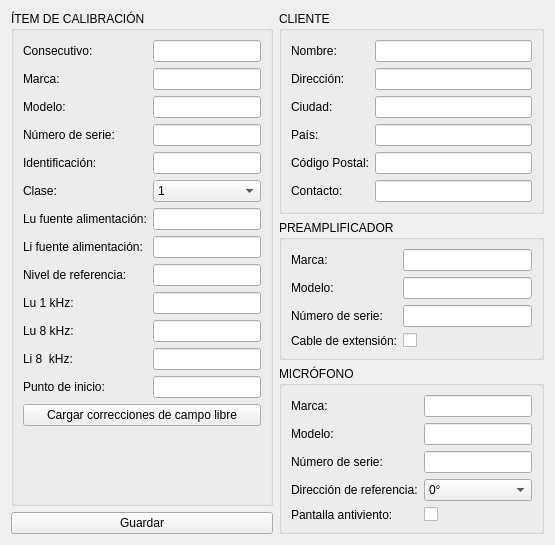
      <widget class="QWidget" name="infoTab">
       <attribute name="title">
        <string>Información IBC</string>
       </attribute>
       <layout class="QGridLayout" name="infoGridLayout">
        <item row="1" column="1">
         <widget class="QGroupBox" name="preampGroupBox">
          <property name="title">
           <string>PREAMPLIFICADOR</string>
          </property>
          <layout class="QFormLayout" name="preampFormLayout">
           <item row="0" column="0">
            <widget class="QLabel" name="preampBrandLabel">
             <property name="text">
              <string>Marca:</string>
             </property>
            </widget>
           </item>
           <item row="0" column="1">
            <widget class="QLineEdit" name="preampBrandLineEdit"/>
           </item>
           <item row="1" column="0">
            <widget class="QLabel" name="preampModelLabel">
             <property name="text">
              <string>Modelo:</string>
             </property>
            </widget>
           </item>
           <item row="1" column="1">
            <widget class="QLineEdit" name="preampModelLineEdit"/>
           </item>
           <item row="2" column="0">
            <widget class="QLabel" name="preampSerialLabel">
             <property name="text">
              <string>Número de serie:</string>
             </property>
            </widget>
           </item>
           <item row="2" column="1">
            <widget class="QLineEdit" name="preampSerialLineEdit"/>
           </item>
           <item row="3" column="0">
            <widget class="QLabel" name="extCableLabel">
             <property name="text">
              <string>Cable de extensión:</string>
             </property>
            </widget>
           </item>
           <item row="3" column="1">
            <widget class="QCheckBox" name="extCableCheckBox"/>
           </item>
          </layout>
         </widget>
        </item>
        <item row="0" column="1">
         <widget class="QGroupBox" name="customerGroupBox">
          <property name="title">
           <string>CLIENTE</string>
          </property>
          <layout class="QFormLayout" name="customerFormLayout">
           <item row="0" column="0">
            <widget class="QLabel" name="customerNameLabel">
             <property name="text">
              <string>Nombre:</string>
             </property>
            </widget>
           </item>
           <item row="0" column="1">
            <widget class="QLineEdit" name="customerNameLineEdit">
             <property name="alignment">
              <set>Qt::AlignCenter</set>
             </property>
            </widget>
           </item>
           <item row="1" column="0">
            <widget class="QLabel" name="addressLabel">
             <property name="text">
              <string>Dirección:</string>
             </property>
            </widget>
           </item>
           <item row="1" column="1">
            <widget class="QLineEdit" name="addressLineEdit">
             <property name="alignment">
              <set>Qt::AlignCenter</set>
             </property>
            </widget>
           </item>
           <item row="2" column="0">
            <widget class="QLabel" name="cityLabel">
             <property name="text">
              <string>Ciudad:</string>
             </property>
            </widget>
           </item>
           <item row="2" column="1">
            <widget class="QLineEdit" name="cityLineEdit">
             <property name="alignment">
              <set>Qt::AlignCenter</set>
             </property>
            </widget>
           </item>
           <item row="3" column="0">
            <widget class="QLabel" name="countryLabel">
             <property name="text">
              <string>País:</string>
             </property>
            </widget>
           </item>
           <item row="3" column="1">
            <widget class="QLineEdit" name="countryLineEdit">
             <property name="alignment">
              <set>Qt::AlignCenter</set>
             </property>
            </widget>
           </item>
           <item row="4" column="0">
            <widget class="QLabel" name="postalCodeLabel">
             <property name="text">
              <string>Código Postal:</string>
             </property>
            </widget>
           </item>
           <item row="4" column="1">
            <widget class="QLineEdit" name="postalCodeLineEdit">
             <property name="alignment">
              <set>Qt::AlignCenter</set>
             </property>
            </widget>
           </item>
           <item row="5" column="0">
            <widget class="QLabel" name="contactNumberLabel">
             <property name="text">
              <string>Contacto:</string>
             </property>
            </widget>
           </item>
           <item row="5" column="1">
            <widget class="QLineEdit" name="contactNumberLineEdit">
             <property name="alignment">
              <set>Qt::AlignCenter</set>
             </property>
            </widget>
           </item>
          </layout>
         </widget>
        </item>
        <item row="3" column="0">
         <widget class="QPushButton" name="saveDUTInfo">
          <property name="text">
           <string>Guardar</string>
          </property>
         </widget>
        </item>
        <item row="0" column="0" rowspan="3">
         <widget class="QGroupBox" name="dutGroupBox">
          <property name="title">
           <string>ÍTEM DE CALIBRACIÓN</string>
          </property>
          <layout class="QFormLayout" name="dutFormLayout">
           <item row="0" column="0">
            <widget class="QLabel" name="consecutiveLabel">
             <property name="text">
              <string>Consecutivo:</string>
             </property>
            </widget>
           </item>
           <item row="0" column="1">
            <widget class="QLineEdit" name="consecutiveLineEdit">
             <property name="alignment">
              <set>Qt::AlignCenter</set>
             </property>
            </widget>
           </item>
           <item row="1" column="0">
            <widget class="QLabel" name="dutBrandLabel">
             <property name="text">
              <string>Marca:</string>
             </property>
            </widget>
           </item>
           <item row="1" column="1">
            <widget class="QLineEdit" name="dutBrandLineEdit">
             <property name="alignment">
              <set>Qt::AlignCenter</set>
             </property>
            </widget>
           </item>
           <item row="2" column="0">
            <widget class="QLabel" name="dutModelLabel">
             <property name="text">
              <string>Modelo:</string>
             </property>
            </widget>
           </item>
           <item row="2" column="1">
            <widget class="QLineEdit" name="dutModelLineEdit">
             <property name="alignment">
              <set>Qt::AlignCenter</set>
             </property>
            </widget>
           </item>
           <item row="3" column="0">
            <widget class="QLabel" name="dutSerialNumberLabel">
             <property name="text">
              <string>Número de serie:</string>
             </property>
            </widget>
           </item>
           <item row="3" column="1">
            <widget class="QLineEdit" name="dutSerialNumberLineEdit">
             <property name="alignment">
              <set>Qt::AlignCenter</set>
             </property>
            </widget>
           </item>
           <item row="4" column="0">
            <widget class="QLabel" name="dutIdentificationLabel">
             <property name="text">
              <string>Identificación:</string>
             </property>
            </widget>
           </item>
           <item row="4" column="1">
            <widget class="QLineEdit" name="dutIdentificationLineEdit"/>
           </item>
           <item row="5" column="0">
            <widget class="QLabel" name="dutClassLabel">
             <property name="text">
              <string>Clase:</string>
             </property>
            </widget>
           </item>
           <item row="5" column="1">
            <widget class="QComboBox" name="dutClassComboBox">
             <property name="currentText">
              <string>1</string>
             </property>
             <item>
              <property name="text">
               <string>1</string>
              </property>
             </item>
             <item>
              <property name="text">
               <string>2</string>
              </property>
             </item>
            </widget>
           </item>
           <item row="6" column="0">
            <widget class="QLabel" name="supplyULimitLabel">
             <property name="text">
              <string>Lu fuente alimentación:</string>
             </property>
            </widget>
           </item>
           <item row="6" column="1">
            <widget class="QLineEdit" name="supplyULimitLineEdit">
             <property name="alignment">
              <set>Qt::AlignCenter</set>
             </property>
            </widget>
           </item>
           <item row="7" column="1">
            <widget class="QLineEdit" name="supplyLLimitLineEdit"/>
           </item>
           <item row="9" column="0">
            <widget class="QLabel" name="lu1kHzLabel">
             <property name="text">
              <string>Lu 1 kHz:</string>
             </property>
            </widget>
           </item>
           <item row="9" column="1">
            <widget class="QLineEdit" name="lu1kHzLineEdit"/>
           </item>
           <item row="7" column="0">
            <widget class="QLabel" name="supplyLLimitLabel">
             <property name="text">
              <string>Li fuente alimentación:</string>
             </property>
            </widget>
           </item>
           <item row="10" column="0">
            <widget class="QLabel" name="lu8kHzLabel">
             <property name="text">
              <string>Lu 8 kHz:</string>
             </property>
            </widget>
           </item>
           <item row="10" column="1">
            <widget class="QLineEdit" name="lu8kHzLineEdit"/>
           </item>
           <item row="11" column="0">
            <widget class="QLabel" name="li8kHzLabel">
             <property name="text">
              <string>Li 8  kHz:</string>
             </property>
            </widget>
           </item>
           <item row="11" column="1">
            <widget class="QLineEdit" name="li8kHzLineEdit"/>
           </item>
           <item row="12" column="0">
            <widget class="QLabel" name="startPointLabel">
             <property name="text">
              <string>Punto de inicio:</string>
             </property>
            </widget>
           </item>
           <item row="12" column="1">
            <widget class="QLineEdit" name="startPointLineEdit"/>
           </item>
           <item row="14" column="0" colspan="2">
            <widget class="QPushButton" name="loadFreeFieldPushButton">
             <property name="text">
              <string>Cargar correcciones de campo libre</string>
             </property>
            </widget>
           </item>
           <item row="8" column="0">
            <widget class="QLabel" name="referenceLevelLabel">
             <property name="text">
              <string>Nivel de referencia:</string>
             </property>
            </widget>
           </item>
           <item row="8" column="1">
            <widget class="QLineEdit" name="referenceLevelLineEdit">
             <property name="alignment">
              <set>Qt::AlignCenter</set>
             </property>
            </widget>
           </item>
          </layout>
         </widget>
        </item>
        <item row="2" column="1" rowspan="2">
         <widget class="QGroupBox" name="micGroupBox">
          <property name="title">
           <string>MICRÓFONO</string>
          </property>
          <layout class="QFormLayout" name="micFormLayout">
           <item row="0" column="0">
            <widget class="QLabel" name="micBrandLabel">
             <property name="text">
              <string>Marca:</string>
             </property>
            </widget>
           </item>
           <item row="0" column="1">
            <widget class="QLineEdit" name="micBrandLineEdit"/>
           </item>
           <item row="1" column="0">
            <widget class="QLabel" name="micModelLabel">
             <property name="text">
              <string>Modelo:</string>
             </property>
            </widget>
           </item>
           <item row="1" column="1">
            <widget class="QLineEdit" name="micModelLineEdit"/>
           </item>
           <item row="2" column="0">
            <widget class="QLabel" name="micSerialNumberLabel">
             <property name="text">
              <string>Número de serie:</string>
             </property>
            </widget>
           </item>
           <item row="2" column="1">
            <widget class="QLineEdit" name="micSerialNumberLineEdit"/>
           </item>
           <item row="3" column="0">
            <widget class="QLabel" name="micRefDirectionLabel">
             <property name="text">
              <string>Dirección de referencia:</string>
             </property>
            </widget>
           </item>
           <item row="3" column="1">
            <widget class="QComboBox" name="micRefDirectionComboBox">
             <item>
              <property name="text">
               <string>0°</string>
              </property>
             </item>
             <item>
              <property name="text">
               <string>90°</string>
              </property>
             </item>
            </widget>
           </item>
           <item row="4" column="0">
            <widget class="QLabel" name="micWindscreenLabel">
             <property name="text">
              <string>Pantalla antiviento:</string>
             </property>
            </widget>
           </item>
           <item row="4" column="1">
            <widget class="QCheckBox" name="micWindscreenCheckBox"/>
           </item>
          </layout>
         </widget>
        </item>
       </layout>
      </widget>
